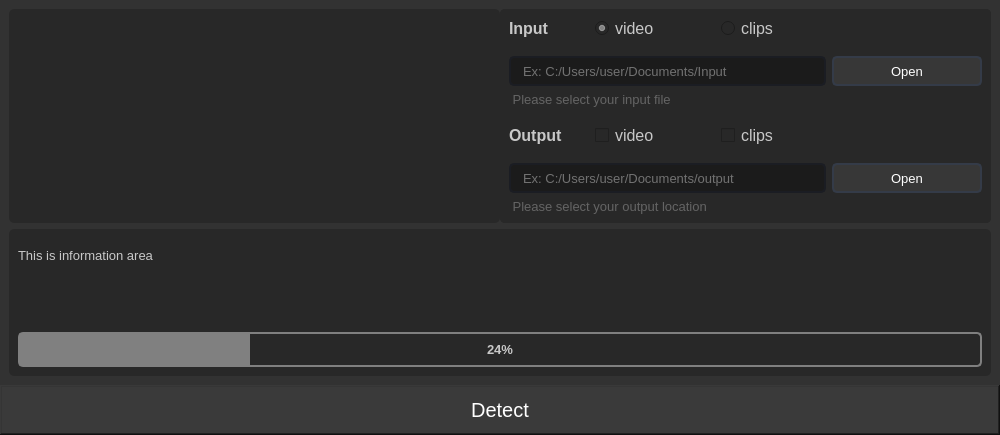
<?xml version="1.0" encoding="UTF-8"?>
<ui version="4.0">
 <class>Form</class>
 <widget class="QWidget" name="Form">
  <property name="geometry">
   <rect>
    <x>0</x>
    <y>0</y>
    <width>1000</width>
    <height>435</height>
   </rect>
  </property>
  <property name="windowTitle">
   <string>Form</string>
  </property>
  <property name="styleSheet">
   <string notr="true">background-color: rgb(50, 50, 50);</string>
  </property>
  <layout class="QVBoxLayout" name="verticalLayout">
   <property name="spacing">
    <number>0</number>
   </property>
   <property name="leftMargin">
    <number>0</number>
   </property>
   <property name="topMargin">
    <number>0</number>
   </property>
   <property name="rightMargin">
    <number>0</number>
   </property>
   <property name="bottomMargin">
    <number>0</number>
   </property>
   <item>
    <widget class="QFrame" name="frame">
     <property name="frameShape">
      <enum>QFrame::NoFrame</enum>
     </property>
     <property name="frameShadow">
      <enum>QFrame::Raised</enum>
     </property>
     <layout class="QVBoxLayout" name="verticalLayout_4">
      <property name="spacing">
       <number>0</number>
      </property>
      <property name="leftMargin">
       <number>0</number>
      </property>
      <property name="topMargin">
       <number>0</number>
      </property>
      <property name="rightMargin">
       <number>0</number>
      </property>
      <property name="bottomMargin">
       <number>0</number>
      </property>
      <item>
       <widget class="QFrame" name="frame_up">
        <property name="styleSheet">
         <string notr="true"/>
        </property>
        <property name="frameShape">
         <enum>QFrame::NoFrame</enum>
        </property>
        <property name="frameShadow">
         <enum>QFrame::Raised</enum>
        </property>
        <layout class="QVBoxLayout" name="verticalLayout_2">
         <item>
          <widget class="QFrame" name="frame_content_up">
           <property name="sizePolicy">
            <sizepolicy hsizetype="Preferred" vsizetype="Preferred">
             <horstretch>0</horstretch>
             <verstretch>0</verstretch>
            </sizepolicy>
           </property>
           <property name="minimumSize">
            <size>
             <width>0</width>
             <height>0</height>
            </size>
           </property>
           <property name="maximumSize">
            <size>
             <width>16777215</width>
             <height>250</height>
            </size>
           </property>
           <property name="frameShape">
            <enum>QFrame::NoFrame</enum>
           </property>
           <property name="frameShadow">
            <enum>QFrame::Raised</enum>
           </property>
           <layout class="QHBoxLayout" name="horizontalLayout_8">
            <property name="spacing">
             <number>0</number>
            </property>
            <property name="leftMargin">
             <number>0</number>
            </property>
            <property name="topMargin">
             <number>0</number>
            </property>
            <property name="rightMargin">
             <number>0</number>
            </property>
            <property name="bottomMargin">
             <number>0</number>
            </property>
            <item>
             <widget class="QFrame" name="frame_output_imgs">
              <property name="styleSheet">
               <string notr="true">background-color: rgb(40, 40, 40);
border-radius: 5px;</string>
              </property>
              <property name="frameShape">
               <enum>QFrame::NoFrame</enum>
              </property>
              <property name="frameShadow">
               <enum>QFrame::Raised</enum>
              </property>
              <layout class="QVBoxLayout" name="verticalLayout_10">
               <item>
                <widget class="QScrollArea" name="scrollArea">
                 <property name="styleSheet">
                  <string notr="true">QScrollArea {
	border: none;
	border-radius: 0px;
}
QScrollBar:horizontal {
    border: none;
	background-color: rgb(58, 58, 58);
    height: 14px;
    margin: 0 0 0 0;
	border-radius: 0px;
}
 QScrollBar:vertical {
	border: none;
	background-color: rgb(58, 58, 58);
    width: 14px;
    margin: 0 0 0 0;
	border-radius: 0px;
 }</string>
                 </property>
                 <property name="widgetResizable">
                  <bool>true</bool>
                 </property>
                 <widget class="QWidget" name="scrollAreaWidgetContents">
                  <property name="geometry">
                   <rect>
                    <x>0</x>
                    <y>0</y>
                    <width>473</width>
                    <height>232</height>
                   </rect>
                  </property>
                  <property name="minimumSize">
                   <size>
                    <width>0</width>
                    <height>0</height>
                   </size>
                  </property>
                  <layout class="QHBoxLayout" name="horizontalLayout_6">
                   <property name="spacing">
                    <number>0</number>
                   </property>
                   <property name="leftMargin">
                    <number>0</number>
                   </property>
                   <property name="topMargin">
                    <number>0</number>
                   </property>
                   <property name="rightMargin">
                    <number>0</number>
                   </property>
                   <property name="bottomMargin">
                    <number>0</number>
                   </property>
                   <item>
                    <widget class="QFrame" name="frame_grid">
                     <property name="minimumSize">
                      <size>
                       <width>0</width>
                       <height>100</height>
                      </size>
                     </property>
                     <property name="frameShape">
                      <enum>QFrame::StyledPanel</enum>
                     </property>
                     <property name="frameShadow">
                      <enum>QFrame::Raised</enum>
                     </property>
                    </widget>
                   </item>
                  </layout>
                 </widget>
                </widget>
               </item>
              </layout>
             </widget>
            </item>
            <item>
             <widget class="QFrame" name="frame_setting">
              <property name="styleSheet">
               <string notr="true">background-color: rgb(40, 40, 40);
border-radius: 5px;</string>
              </property>
              <property name="frameShape">
               <enum>QFrame::NoFrame</enum>
              </property>
              <property name="frameShadow">
               <enum>QFrame::Raised</enum>
              </property>
              <layout class="QVBoxLayout" name="verticalLayout_13">
               <property name="spacing">
                <number>0</number>
               </property>
               <property name="leftMargin">
                <number>0</number>
               </property>
               <property name="topMargin">
                <number>0</number>
               </property>
               <property name="rightMargin">
                <number>0</number>
               </property>
               <property name="bottomMargin">
                <number>0</number>
               </property>
               <item>
                <widget class="QFrame" name="frame_outputdata">
                 <property name="maximumSize">
                  <size>
                   <width>16777215</width>
                   <height>16777215</height>
                  </size>
                 </property>
                 <property name="styleSheet">
                  <string notr="true">background-color: rgb(40, 40, 40);
border-radius: 5px;</string>
                 </property>
                 <property name="frameShape">
                  <enum>QFrame::NoFrame</enum>
                 </property>
                 <property name="frameShadow">
                  <enum>QFrame::Raised</enum>
                 </property>
                 <layout class="QVBoxLayout" name="verticalLayout_7">
                  <property name="spacing">
                   <number>0</number>
                  </property>
                  <property name="leftMargin">
                   <number>0</number>
                  </property>
                  <property name="topMargin">
                   <number>0</number>
                  </property>
                  <property name="rightMargin">
                   <number>0</number>
                  </property>
                  <property name="bottomMargin">
                   <number>0</number>
                  </property>
                  <item>
                   <widget class="QFrame" name="frame_inputdata_up">
                    <property name="font">
                     <font>
                      <family>Arial</family>
                     </font>
                    </property>
                    <property name="frameShape">
                     <enum>QFrame::NoFrame</enum>
                    </property>
                    <property name="frameShadow">
                     <enum>QFrame::Raised</enum>
                    </property>
                    <layout class="QHBoxLayout" name="horizontalLayout_2">
                     <item>
                      <widget class="QLabel" name="labelBoxBlenderInstalation_3">
                       <property name="maximumSize">
                        <size>
                         <width>80</width>
                         <height>16777215</height>
                        </size>
                       </property>
                       <property name="font">
                        <font>
                         <family>Segoe UI</family>
                         <pointsize>12</pointsize>
                         <weight>75</weight>
                         <bold>true</bold>
                        </font>
                       </property>
                       <property name="styleSheet">
                        <string notr="true">color: rgb(200, 200, 200);</string>
                       </property>
                       <property name="text">
                        <string>Input</string>
                       </property>
                       <property name="alignment">
                        <set>Qt::AlignLeading|Qt::AlignLeft|Qt::AlignVCenter</set>
                       </property>
                      </widget>
                     </item>
                     <item>
                      <widget class="QRadioButton" name="set_video">
                       <property name="maximumSize">
                        <size>
                         <width>120</width>
                         <height>16777215</height>
                        </size>
                       </property>
                       <property name="font">
                        <font>
                         <family>Arial</family>
                         <pointsize>12</pointsize>
                        </font>
                       </property>
                       <property name="styleSheet">
                        <string notr="true">color: rgb(200, 200, 200);</string>
                       </property>
                       <property name="text">
                        <string>video</string>
                       </property>
                       <property name="checked">
                        <bool>true</bool>
                       </property>
                      </widget>
                     </item>
                     <item>
                      <widget class="QRadioButton" name="set_clips">
                       <property name="font">
                        <font>
                         <family>Arial</family>
                         <pointsize>12</pointsize>
                        </font>
                       </property>
                       <property name="styleSheet">
                        <string notr="true">color: rgb(200, 200, 200);</string>
                       </property>
                       <property name="text">
                        <string>clips</string>
                       </property>
                      </widget>
                     </item>
                    </layout>
                   </widget>
                  </item>
                  <item>
                   <widget class="QFrame" name="frame_inputdata_down">
                    <property name="frameShape">
                     <enum>QFrame::StyledPanel</enum>
                    </property>
                    <property name="frameShadow">
                     <enum>QFrame::Raised</enum>
                    </property>
                    <layout class="QVBoxLayout" name="verticalLayout_5">
                     <item>
                      <layout class="QGridLayout" name="gridLayout_2">
                       <property name="bottomMargin">
                        <number>0</number>
                       </property>
                       <item row="1" column="0" colspan="2">
                        <widget class="QLabel" name="labelVersion_4">
                         <property name="font">
                          <font>
                           <family>Arial</family>
                           <pointsize>10</pointsize>
                          </font>
                         </property>
                         <property name="styleSheet">
                          <string notr="true">color: rgb(100, 100, 100);</string>
                         </property>
                         <property name="lineWidth">
                          <number>1</number>
                         </property>
                         <property name="text">
                          <string> Please select your input file</string>
                         </property>
                         <property name="alignment">
                          <set>Qt::AlignLeading|Qt::AlignLeft|Qt::AlignVCenter</set>
                         </property>
                        </widget>
                       </item>
                       <item row="0" column="0">
                        <widget class="QLineEdit" name="lineEdit_input">
                         <property name="minimumSize">
                          <size>
                           <width>0</width>
                           <height>30</height>
                          </size>
                         </property>
                         <property name="font">
                          <font>
                           <family>Arial</family>
                           <pointsize>10</pointsize>
                          </font>
                         </property>
                         <property name="styleSheet">
                          <string notr="true">QLineEdit {
	background-color: rgb(27, 27, 27);
	border-radius: 5px;
	border: 2px solid rgb(27, 29, 35);
	padding-left: 10px;
	color: rgb(200, 200, 200);
}
QLineEdit:hover {
	border: 2px solid rgb(64, 71, 88);
}
QLineEdit:focus {
	border: 2px solid rgb(91, 101, 124);
}</string>
                         </property>
                         <property name="placeholderText">
                          <string>Ex: C:/Users/user/Documents/Input</string>
                         </property>
                        </widget>
                       </item>
                       <item row="0" column="1">
                        <widget class="QPushButton" name="input_button">
                         <property name="minimumSize">
                          <size>
                           <width>150</width>
                           <height>30</height>
                          </size>
                         </property>
                         <property name="font">
                          <font>
                           <family>Segoe UI</family>
                           <pointsize>10</pointsize>
                          </font>
                         </property>
                         <property name="styleSheet">
                          <string notr="true">QPushButton {
	border: 2px solid rgb(52, 59, 72);
	border-radius: 5px;	
	background-color: rgb(55, 55, 55);
	color: rgb(255, 255, 255);
}
QPushButton:hover {
	background-color: rgb(57, 65, 80);
	border: 2px solid rgb(61, 70, 86);
}
QPushButton:pressed {	
	background-color: rgb(35, 40, 49);
	border: 2px solid rgb(43, 50, 61);
}</string>
                         </property>
                         <property name="text">
                          <string>Open</string>
                         </property>
                         <property name="icon">
                          <iconset resource="../../../../pyside2/modernUI_tutorial/Simple_PySide_Base-master/files.qrc">
                           <normaloff>:/16x16/icons/16x16/cil-folder-open.png</normaloff>:/16x16/icons/16x16/cil-folder-open.png</iconset>
                         </property>
                        </widget>
                       </item>
                      </layout>
                     </item>
                    </layout>
                   </widget>
                  </item>
                 </layout>
                </widget>
               </item>
               <item>
                <widget class="QFrame" name="frame_inputdata">
                 <property name="maximumSize">
                  <size>
                   <width>16777215</width>
                   <height>16777215</height>
                  </size>
                 </property>
                 <property name="styleSheet">
                  <string notr="true"/>
                 </property>
                 <property name="frameShape">
                  <enum>QFrame::NoFrame</enum>
                 </property>
                 <property name="frameShadow">
                  <enum>QFrame::Raised</enum>
                 </property>
                 <layout class="QVBoxLayout" name="verticalLayout_3">
                  <property name="spacing">
                   <number>0</number>
                  </property>
                  <property name="leftMargin">
                   <number>0</number>
                  </property>
                  <property name="topMargin">
                   <number>0</number>
                  </property>
                  <property name="rightMargin">
                   <number>0</number>
                  </property>
                  <property name="bottomMargin">
                   <number>0</number>
                  </property>
                  <item>
                   <widget class="QFrame" name="frame_outputdata_up">
                    <property name="frameShape">
                     <enum>QFrame::NoFrame</enum>
                    </property>
                    <property name="frameShadow">
                     <enum>QFrame::Raised</enum>
                    </property>
                    <layout class="QHBoxLayout" name="horizontalLayout_3">
                     <item>
                      <widget class="QLabel" name="labelBoxBlenderInstalation_4">
                       <property name="maximumSize">
                        <size>
                         <width>80</width>
                         <height>16777215</height>
                        </size>
                       </property>
                       <property name="font">
                        <font>
                         <family>Segoe UI</family>
                         <pointsize>12</pointsize>
                         <weight>75</weight>
                         <bold>true</bold>
                        </font>
                       </property>
                       <property name="styleSheet">
                        <string notr="true">color: rgb(200, 200, 200);</string>
                       </property>
                       <property name="text">
                        <string>Output</string>
                       </property>
                       <property name="alignment">
                        <set>Qt::AlignLeading|Qt::AlignLeft|Qt::AlignVCenter</set>
                       </property>
                      </widget>
                     </item>
                     <item>
                      <widget class="QCheckBox" name="output_video">
                       <property name="maximumSize">
                        <size>
                         <width>120</width>
                         <height>16777215</height>
                        </size>
                       </property>
                       <property name="font">
                        <font>
                         <family>Arial</family>
                         <pointsize>12</pointsize>
                        </font>
                       </property>
                       <property name="styleSheet">
                        <string notr="true">color: rgb(200, 200, 200);</string>
                       </property>
                       <property name="text">
                        <string>video</string>
                       </property>
                      </widget>
                     </item>
                     <item>
                      <widget class="QCheckBox" name="output_clips">
                       <property name="font">
                        <font>
                         <family>Arial</family>
                         <pointsize>12</pointsize>
                        </font>
                       </property>
                       <property name="styleSheet">
                        <string notr="true">color: rgb(200, 200, 200);</string>
                       </property>
                       <property name="text">
                        <string>clips</string>
                       </property>
                      </widget>
                     </item>
                    </layout>
                   </widget>
                  </item>
                  <item>
                   <widget class="QFrame" name="frame_outputdata_down">
                    <property name="frameShape">
                     <enum>QFrame::StyledPanel</enum>
                    </property>
                    <property name="frameShadow">
                     <enum>QFrame::Raised</enum>
                    </property>
                    <layout class="QVBoxLayout" name="verticalLayout_6">
                     <item>
                      <layout class="QGridLayout" name="gridLayout_3">
                       <property name="bottomMargin">
                        <number>0</number>
                       </property>
                       <item row="1" column="0" colspan="2">
                        <widget class="QLabel" name="labelVersion_5">
                         <property name="font">
                          <font>
                           <family>Arial</family>
                           <pointsize>10</pointsize>
                          </font>
                         </property>
                         <property name="styleSheet">
                          <string notr="true">color: rgb(100, 100, 100);</string>
                         </property>
                         <property name="lineWidth">
                          <number>1</number>
                         </property>
                         <property name="text">
                          <string> Please select your output location</string>
                         </property>
                         <property name="alignment">
                          <set>Qt::AlignLeading|Qt::AlignLeft|Qt::AlignVCenter</set>
                         </property>
                        </widget>
                       </item>
                       <item row="0" column="0">
                        <widget class="QLineEdit" name="lineEdit_output">
                         <property name="minimumSize">
                          <size>
                           <width>0</width>
                           <height>30</height>
                          </size>
                         </property>
                         <property name="font">
                          <font>
                           <family>Arial</family>
                           <pointsize>10</pointsize>
                          </font>
                         </property>
                         <property name="styleSheet">
                          <string notr="true">QLineEdit {
	background-color: rgb(27, 27, 27);
	border-radius: 5px;
	border: 2px solid rgb(27, 29, 35);
	padding-left: 10px;
	color: rgb(200, 200, 200);
}
QLineEdit:hover {
	border: 2px solid rgb(64, 71, 88);
}
QLineEdit:focus {
	border: 2px solid rgb(91, 101, 124);
}</string>
                         </property>
                         <property name="placeholderText">
                          <string>Ex: C:/Users/user/Documents/output</string>
                         </property>
                        </widget>
                       </item>
                       <item row="0" column="1">
                        <widget class="QPushButton" name="output_button">
                         <property name="minimumSize">
                          <size>
                           <width>150</width>
                           <height>30</height>
                          </size>
                         </property>
                         <property name="font">
                          <font>
                           <family>Segoe UI</family>
                           <pointsize>10</pointsize>
                          </font>
                         </property>
                         <property name="styleSheet">
                          <string notr="true">QPushButton {
	border: 2px solid rgb(52, 59, 72);
	border-radius: 5px;	
	background-color: rgb(55, 55, 55);
	color: rgb(255, 255, 255);
}
QPushButton:hover {
	background-color: rgb(57, 65, 80);
	border: 2px solid rgb(61, 70, 86);
}
QPushButton:pressed {	
	background-color: rgb(35, 40, 49);
	border: 2px solid rgb(43, 50, 61);
}</string>
                         </property>
                         <property name="text">
                          <string>Open</string>
                         </property>
                         <property name="icon">
                          <iconset resource="../../../../pyside2/modernUI_tutorial/Simple_PySide_Base-master/files.qrc">
                           <normaloff>:/16x16/icons/16x16/cil-folder-open.png</normaloff>:/16x16/icons/16x16/cil-folder-open.png</iconset>
                         </property>
                        </widget>
                       </item>
                      </layout>
                     </item>
                    </layout>
                   </widget>
                  </item>
                 </layout>
                </widget>
               </item>
              </layout>
             </widget>
            </item>
           </layout>
          </widget>
         </item>
         <item>
          <widget class="QFrame" name="frame_content_down">
           <property name="maximumSize">
            <size>
             <width>16777215</width>
             <height>16777215</height>
            </size>
           </property>
           <property name="frameShape">
            <enum>QFrame::NoFrame</enum>
           </property>
           <property name="frameShadow">
            <enum>QFrame::Raised</enum>
           </property>
           <layout class="QVBoxLayout" name="verticalLayout_9">
            <property name="spacing">
             <number>0</number>
            </property>
            <property name="leftMargin">
             <number>0</number>
            </property>
            <property name="topMargin">
             <number>0</number>
            </property>
            <property name="rightMargin">
             <number>0</number>
            </property>
            <property name="bottomMargin">
             <number>0</number>
            </property>
            <item>
             <widget class="QFrame" name="frame_info">
              <property name="minimumSize">
               <size>
                <width>0</width>
                <height>0</height>
               </size>
              </property>
              <property name="maximumSize">
               <size>
                <width>16777215</width>
                <height>16777215</height>
               </size>
              </property>
              <property name="styleSheet">
               <string notr="true">background-color: rgb(40, 40, 40);
border-radius: 5px;</string>
              </property>
              <property name="frameShape">
               <enum>QFrame::NoFrame</enum>
              </property>
              <property name="frameShadow">
               <enum>QFrame::Raised</enum>
              </property>
              <layout class="QVBoxLayout" name="verticalLayout_8">
               <item>
                <widget class="QFrame" name="frame_infobar">
                 <property name="frameShape">
                  <enum>QFrame::StyledPanel</enum>
                 </property>
                 <property name="frameShadow">
                  <enum>QFrame::Raised</enum>
                 </property>
                 <layout class="QHBoxLayout" name="horizontalLayout_5">
                  <property name="spacing">
                   <number>0</number>
                  </property>
                  <property name="leftMargin">
                   <number>0</number>
                  </property>
                  <property name="topMargin">
                   <number>10</number>
                  </property>
                  <property name="rightMargin">
                   <number>0</number>
                  </property>
                  <property name="bottomMargin">
                   <number>0</number>
                  </property>
                  <item>
                   <widget class="QLabel" name="label_info">
                    <property name="sizePolicy">
                     <sizepolicy hsizetype="Expanding" vsizetype="Expanding">
                      <horstretch>0</horstretch>
                      <verstretch>0</verstretch>
                     </sizepolicy>
                    </property>
                    <property name="font">
                     <font>
                      <family>Arial</family>
                      <pointsize>10</pointsize>
                     </font>
                    </property>
                    <property name="styleSheet">
                     <string notr="true">color: rgb(200, 200, 200);</string>
                    </property>
                    <property name="text">
                     <string>This is information area</string>
                    </property>
                    <property name="alignment">
                     <set>Qt::AlignLeading|Qt::AlignLeft|Qt::AlignTop</set>
                    </property>
                   </widget>
                  </item>
                 </layout>
                </widget>
               </item>
               <item>
                <widget class="QFrame" name="frame_progressBar">
                 <property name="minimumSize">
                  <size>
                   <width>0</width>
                   <height>35</height>
                  </size>
                 </property>
                 <property name="maximumSize">
                  <size>
                   <width>16777215</width>
                   <height>35</height>
                  </size>
                 </property>
                 <property name="frameShape">
                  <enum>QFrame::StyledPanel</enum>
                 </property>
                 <property name="frameShadow">
                  <enum>QFrame::Raised</enum>
                 </property>
                 <layout class="QHBoxLayout" name="horizontalLayout_4">
                  <property name="spacing">
                   <number>0</number>
                  </property>
                  <property name="leftMargin">
                   <number>0</number>
                  </property>
                  <property name="topMargin">
                   <number>0</number>
                  </property>
                  <property name="rightMargin">
                   <number>0</number>
                  </property>
                  <property name="bottomMargin">
                   <number>0</number>
                  </property>
                  <item>
                   <widget class="QProgressBar" name="progressBar">
                    <property name="sizePolicy">
                     <sizepolicy hsizetype="Expanding" vsizetype="Expanding">
                      <horstretch>0</horstretch>
                      <verstretch>0</verstretch>
                     </sizepolicy>
                    </property>
                    <property name="font">
                     <font>
                      <family>Segoe UI</family>
                      <pointsize>10</pointsize>
                      <weight>75</weight>
                      <bold>true</bold>
                     </font>
                    </property>
                    <property name="styleSheet">
                     <string notr="true">QProgressBar {
	color: rgb(200, 200, 200);
    border: 2px solid grey;
    border-radius: 5px;
    text-align: center;
}
QProgressBar::chunk {
    background-color: grey;
    width: 5px;
}</string>
                    </property>
                    <property name="value">
                     <number>24</number>
                    </property>
                   </widget>
                  </item>
                 </layout>
                </widget>
               </item>
              </layout>
             </widget>
            </item>
           </layout>
          </widget>
         </item>
        </layout>
       </widget>
      </item>
      <item>
       <widget class="QFrame" name="frame_down">
        <property name="minimumSize">
         <size>
          <width>0</width>
          <height>50</height>
         </size>
        </property>
        <property name="maximumSize">
         <size>
          <width>16777215</width>
          <height>50</height>
         </size>
        </property>
        <property name="frameShape">
         <enum>QFrame::WinPanel</enum>
        </property>
        <property name="frameShadow">
         <enum>QFrame::Raised</enum>
        </property>
        <layout class="QHBoxLayout" name="horizontalLayout">
         <property name="spacing">
          <number>0</number>
         </property>
         <property name="leftMargin">
          <number>0</number>
         </property>
         <property name="topMargin">
          <number>0</number>
         </property>
         <property name="rightMargin">
          <number>0</number>
         </property>
         <property name="bottomMargin">
          <number>0</number>
         </property>
         <item>
          <widget class="QPushButton" name="btn_detect">
           <property name="sizePolicy">
            <sizepolicy hsizetype="Expanding" vsizetype="Expanding">
             <horstretch>0</horstretch>
             <verstretch>0</verstretch>
            </sizepolicy>
           </property>
           <property name="font">
            <font>
             <family>Arial</family>
             <pointsize>15</pointsize>
            </font>
           </property>
           <property name="styleSheet">
            <string notr="true">QPushButton {
	background-color: rgb(58, 58, 58);
	color: rgb(255, 255, 255);
	border: 0px solid;
}
QPushButton:hover {
	background-color: rgb(70, 141, 212);
}</string>
           </property>
           <property name="text">
            <string>Detect</string>
           </property>
          </widget>
         </item>
        </layout>
       </widget>
      </item>
     </layout>
    </widget>
   </item>
  </layout>
 </widget>
 <resources>
  <include location="../../../../pyside2/modernUI_tutorial/Simple_PySide_Base-master/files.qrc"/>
 </resources>
 <connections/>
</ui>
